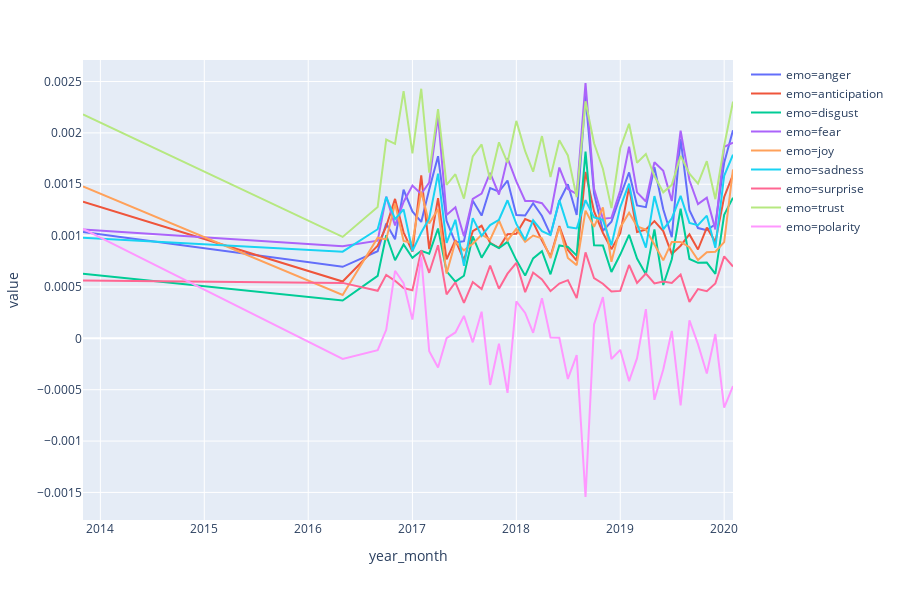

Here is the notebook cell this chart was saved with:
### Code cell
px.line(EMO_powerline_thin, x='year_month', y='value', color='emo')
